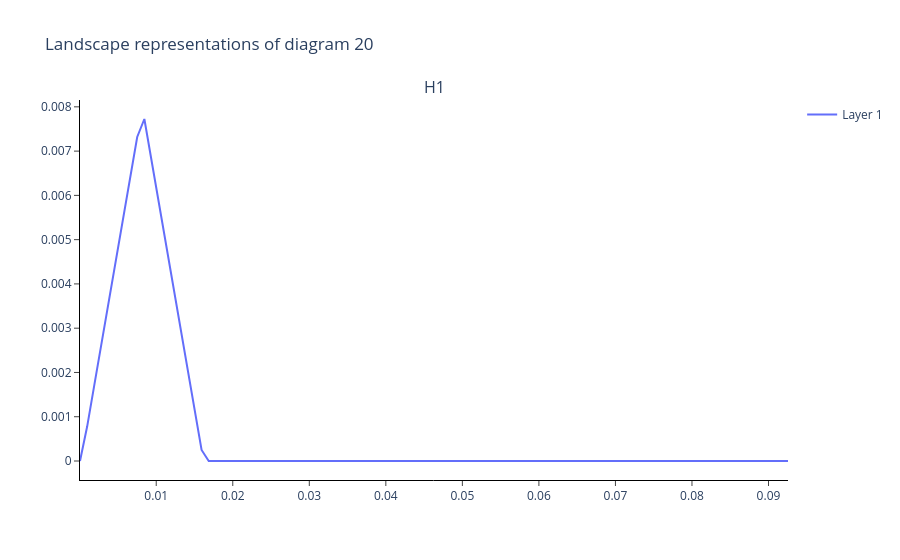

This figure's notebook cell:
### Code cell
idx = np.where(labels_subsampled == 0)[0][2]
PL.plot(landscapes, sample=idx)
